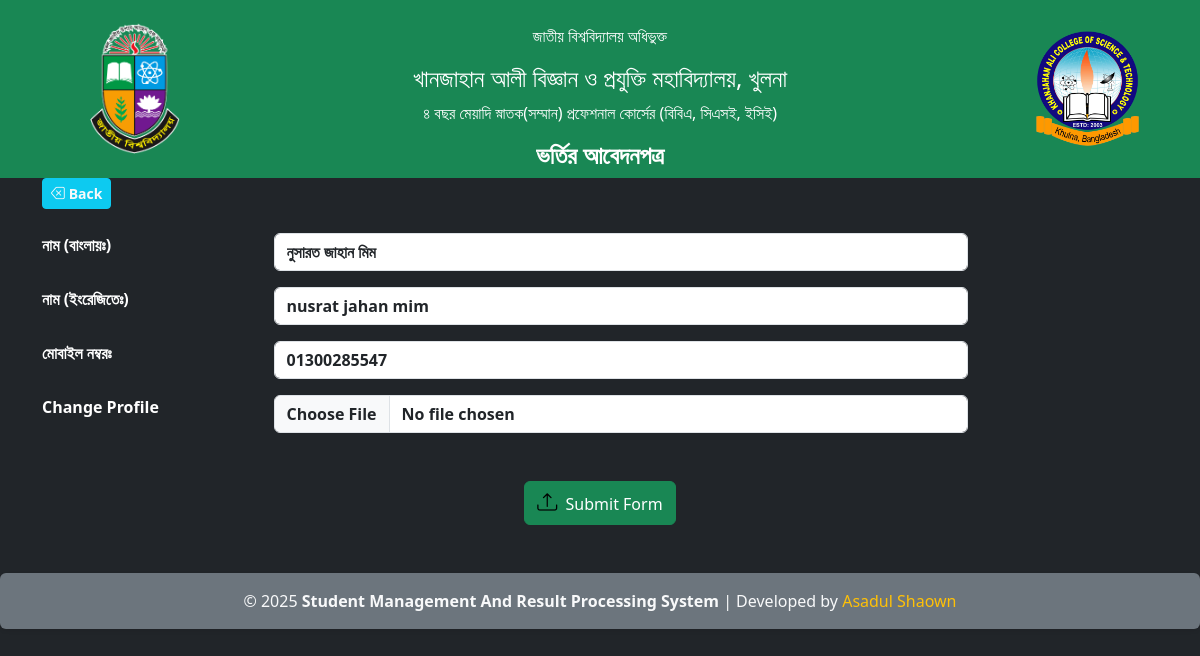
The app's page /edit/18/ with its own data.
### EMS/models.py (models this page shows, shortened)
class Student(models.Model):
    student_bangla_name = models.CharField(max_length=50, null=True, blank=True)
    student_name = models.CharField(max_length=50, null=True, blank=True)
    email = models.EmailField( null=True, blank=True)
    student_phone_number = models.CharField(max_length=15, null=True, blank=True)
    fathers_name = models.CharField(max_length=50, null=True, blank=True)
    fathers_phone_number = models.CharField(max_length=15, null=True, blank=True)
    mothers_name = models.CharField(max_length=50, null=True, blank=True)
    mothers_phone_number = models.CharField(max_length=15, null=True, blank=True)
    address = models.CharField(max_length=100, null=True, blank=True)
    post_office = models.CharField(max_length=50, null=True, blank=True)
    word = models.CharField(max_length=30, null=True, blank=True)
    post_code = models.CharField(max_length=10, null=True, blank=True)
    thana = models.CharField(max_length=30, null=True, blank=True)
    district = models.CharField(max_length=30, null=True, blank=True)
    nationality = models.CharField(max_length=30, null=True, blank=True)
    date_of_birth = models.DateField(null=True, blank=True)
    religion = models.CharField(max_length=30, null=True, blank=True)
    examination = models.CharField(max_length=30, null=True, blank=True)
    group = models.CharField(max_length=30, null=True, blank=True)
    regi_no = models.CharField(max_length=20, null=True, blank=True)
    board = models.CharField(max_length=30, null=True, blank=True)
    exam_year = models.CharField(max_length=10, null=True, blank=True)
    gpa = models.CharField(max_length=10, null=True, blank=True)
    department = models.ForeignKey(Department, on_delete=models.CASCADE, related_name="students")
    session = models.CharField(max_length=20, null=True, blank=True)
    student_photo = models.ImageField(upload_to='images/student_photo/', default="images/student_photo/server4.webp", null=True, blank=True)
    roll = models.IntegerField(default=0, null=True, blank=True)
    HonorsRegisterNO = models.IntegerField( default=0,null=True,blank=True)
    total_cgpa = models.FloatField(default=0.0,null=True,blank=True)
    approved_at = models.DateTimeField(default=timezone.now, null=True, blank=True)
    class Meta:
        verbose_name_plural = "Students"

### EMS/views.py (the view)
# urls.py: path('edit/<int:id>/', views.Edit,name='edit'),
def Edit(request,id):
    edit_student = Student.objects.get(id=id)
    return render(request,'edit.html',{'edit_student':edit_student})

### EMS/templates/edit.html (shortened to what this page needs)
{% extends 'base.html' %}
{% load static %}
{% block content %}
<h4 class=" text-white fw-bold mx-auto"> ভর্তির আবেদনপত্র </h4>
{% endblock content %}
{% block content1 %}
<div>
  <a class=" btn btn-info btn-sm text-light fw-semibold" onclick="window.history.back()">
    <i class=" bi bi-backspace"></i>
    Back
  </a>
</div>
<form method="post">
  <div class=" row mt-4">
  <div class=" col-md-10">
      <div class=" d-md-flex justify-content-between">
        <label class=" text-white form-label fw-bold" for="bangla_name"> নাম (বাংলায়ঃ)</label>
        <input class=" form-control w-75 fw-bold" type="text" name="bangla_name" id="bangla_name" value="{{ edit_student.student_bangla_name}}">
      </div>
      <div class=" d-md-flex justify-content-between mt-3">
        <label class=" text-white form-label fw-bold" for="english_name"> নাম (ইংরেজিতেঃ)</label>
        <input class=" form-control ms-md-2 w-75 fw-bold" type="text" name="english_name" id="english_name" value="{{ edit_student.student_name}}" required>
      </div>
      <div class=" d-md-flex justify-content-between mt-3">
        <label class=" text-white form-label fw-bold" for="phone_num">মোবাইল নম্বরঃ</label>
        <input class=" form-control ms-md-2 w-75 fw-bold" type="number" name="phone_num" id="phone_num" value="{{ edit_student.student_phone_number}}" required>
      </div>
      <div class=" d-md-flex justify-content-between mt-3">
        <label class=" text-white form-label fw-bold" for="phone_num">Change Profile</label>
        <input class=" form-control ms-md-2 w-75 fw-bold" type="file" name="phone_num" id="photo" required>
      </div>
  </div>
  </div>
  <div class=" d-flex justify-content-center mt-3 mt-md-5 fw-semibold">
      <button class=" btn btn-success" type="submit">
        <i class=" bi bi-upload text-black fs-5 fw-bolder me-1"></i>
        Submit Form
      </button>
    </div>
</form>
{% endblock content1 %}

### records on screen
Student: bangla_name "নুসারত জাহান মিম", english_name "nusrat jahan mim", phone_num "01300285547"
